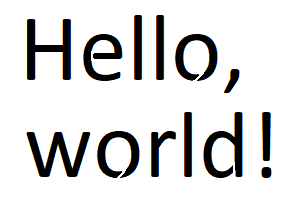
#> input picture code/fdtd-animate/images/Hello_world_orig.png, 300 x 200 px
$ python -i pyFDTD.py   (imports and definitions only)
#> lines starting #> are read from the running program, lines starting #| are printed output that depends on the picture

# [4 lines of commented-out code are left out]

import numpy as np
from PIL import Image
# import time

# Constants
PI = np.pi

# Start settings
NDIM = 2
NXYZ = [100, 150, 50]
X_STEP = 0.01
SRC_XYZ = [[0.25, 0.75, 0.1]]
REC_XYZ = [[0.75, 0.25, 0.2]]
SRC_TYPE_DEFAULT = "Gauss deriv 1"
C0 = 344
SIM_TIME = 0.01
PLOT_UPDATE_TIME = 0.01
PLOT_ITH_UPDATE = 1
DO_PLOT = True
DEBUG = False
DEBUG_PREFIX = ""

USE_SCIPY = True        # WARNING - set to False is limited and untested
USE_MATPLOTLIB = True

# If using scipy or not (for 2D convolve)
# [7 lines not run here, left out]

if USE_MATPLOTLIB:
    import matplotlib.pyplot as plt
    from matplotlib.colors import LinearSegmentedColormap

# TODO

# GIF
# - Test 3D vertical orientation
# - Do 1D
# - Add src/recs??
# Test 1D and 3D
# - Sim
# - 1D no negative component??
# - Mesh creating
# Plots:
# - Add src/rec labels
# - Add optional plotSliceHeight for 3D
# Do staggered mesh to grid
# Add proper examples
# Do proper readme
# Add more debug text?
# Improve mesh fix (diagonals causing dispersion??)
# Alter src/rec to a dict - e.g. srcXyz -> src['Xyz']

# Future:
# Filter surfaces
# Thread??

class pyFDTD:

    def __init__(self,
                 NDim=NDIM,
                 debug=DEBUG,
                 debugPrefix=DEBUG_PREFIX,
                 doPlot=DO_PLOT):

        # Init

        # No. dimensions, debug and plot modes
        self.NDim = NDim
        self.debugPrefix = debugPrefix
        self.debug = debug
        self.doPlot = doPlot

        # Update on debug
        self.printToDebug('__init__')

        # Define defaults
        self.setDefaults()

        # Set basic inputs
        self.setInputs()

        # Default empty mesh
        self.meshReset(doPrepareMesh=True)

        # Default source and receivers
        for src in SRC_XYZ:
            self.addSrc(src[0:self.NDim])
        for rec in REC_XYZ:
            self.addRec(rec[0:self.NDim])

    def setDefaults(self):

        # Update on debug
        self.printToDebug('setDefaults')

        # Defaults
        self.c                  = C0
        self.X                  = X_STEP
        self.t                  = SIM_TIME
        self.plotUpdateTime     = PLOT_UPDATE_TIME
        self.plotIthUpdate      = PLOT_ITH_UPDATE

        self.saveRecData        = False
        self.recDataFile        = 'recData.wav'
        self.fsOut              = None

        self.saveGif            = False
        self.gifFile            = 'gifOut.gif'
        self.gifFrameTime       = 40    # ms
        self.gifLoopNum         = 0
        self.gifArea            = None
        self.gifScale           = 1

        self.beta               = 0
        self.betaBorder         = 0
        self.betaType           = 'admittance'
        self.betaMode           = 'constant'
        self.cLims              = [-0.1, 0.1]
        self.c0                 = [1.0, 1.0, 1.0]
        self.c1                 = [0.0, 0.0, 1.0]
        self.c2                 = [1.0, 0.0, 0.0]
        self.da                 = 0
        self.db                 = 0
        self.dc                 = 0

        self.imageThreshold     = 0
        self.plotShowMask       = True
        self.plotMaskColInvert  = False
        self.plotShowColBar     = True
        self.plotShowSrc        = True
        self.plotShowRec        = True
        self.image              = None
        self.mesh               = None

        self.doSrcRecCoordsCheck \
                                = True

        self.srcXyz             = []
        self.recXyz             = []
        self.srcXyzDisc         = []
        self.recXyzDisc         = []
        self.srcData            = []
        self.recData            = []
        self.srcInd             = []
        self.recInd             = []
        self.srcFlatInd         = []
        self.recFlatInd         = []
        self.srcNodeType        = []
        self.recNodeType        = []
        self.srcAmp             = []
        self.recAmp             = []
        self.srcStrength        = []
        self.recStrength        = []
        self.srcT0              = []
        self.srcFreq            = []
        self.srcType            = []
        self.srcN               = len(self.srcXyz)
        self.recN               = len(self.recXyz)

        self.psn,   self.pon,   self.pgn    = None, None, None
        self.psn1,  self.psn2,  self.psn3   = None, None, None
        self.pon1,  self.pon2,  self.pon3   = None, None, None
        self.bp1_1, self.bp1_2, self.bp1_3  = None, None, None
        self.bm1 = None

        self.updatePlotThisLoop = None
        self.running            = False
        self.figNum             = None

        # Default grid size
        self.Nxyz = NXYZ[0:self.NDim]

        # Adjust colour plot limits according to No. dimensions
        cLimScale = (1/40)**(self.NDim-2)
        self.cLims = [cLim*cLimScale for cLim in self.cLims]

    # [149 lines left out: functions run, runSteps, runStep, not called in this run]

    def runReset(self):

        # Reset sim to beginning

        # Update on debug
        self.printToDebug('runReset')

        # Set pressure field to zeros
        self.pReset()

        # Reset all src/receiver data
        self.srcRecDataReset()

        # Clear plot
        #self.updatePlot(True)
        self.makePlot()

        # Reset loop count
        self.loopNum = 0

    def stop(self):

        # Stop sim

        # Update on debug
        self.printToDebug('stop')

        # Stop simulation
        self.running = False

    # [11 lines left out: function checkLoopNum, not called in this run]

    def setInputs(self):

        # Set the basic inputs

        # Update on debug
        self.printToDebug('setInputs')

        # Stop if basic inputs are redefined
        self.stop()

        # Courant No. and update coeffs
        self.courantNo()
        self.updateCoeffs()
        self.getConvMat()

        # Sample rate, time step, and new speed of sound
        self.fs = round(self.c/(self.lam*self.X))
        self.T = 1/self.fs
        self.c = self.X*self.lam/self.T

        # Size of space
        self.NDim = len(self.Nxyz)
        self.D = [(N-1)*self.X for N in self.Nxyz]
        # Total problem size
        self.Ntot = np.prod(self.Nxyz)

        # Number time steps
        self.Nt = int(np.ceil(self.t/self.T))

        # check coordinates of source/receivers
        if self.doSrcRecCoordsCheck:
            self.checkSrcRecCoords()

        # Set colour map
        self.setCMap()

    def courantNo(self):

        # Define Courant No.
        self.lam2 = [1-4*self.da, (1-8*self.da+16*self.da**2)/(2-4*self.db), \
            (1-12*self.da+48*self.da**2-64*self.da**3)/ \
                (3-12*self.db+16*self.dc)]
        self.lam2 = np.min(self.lam2[0:self.NDim])

        self.lam = np.sqrt(self.lam2)

    def updateCoeffs(self):

        # Calculate update coefficients
        dims = [0]*3
        for i in range(0,self.NDim):
            dims[i] = 1
        lambda2 = self.lam2
        self.d1 = lambda2*(1-2*(self.NDim-1)*self.db+dims[2]*4*self.dc)
        self.d2 = lambda2*(dims[1]*self.db-dims[2]*2*self.dc)
        self.d3 = lambda2*dims[2]*self.dc
        self.d4 = 2*(1-self.NDim*lambda2+ \
                     dims[1]*((self.NDim-1)**2+self.NDim-1)*self.db*lambda2- \
                     dims[2]*4*self.dc*lambda2)

    def getConvMat(self):

        # Make convolutin matrix
        if self.NDim == 1:
            self.a = np.zeros((3))
            self.a[[0,2]] = self.d1
            self.a[1] = self.d4
        elif self.NDim == 2:
            self.a = np.zeros((3,3))
            self.a[1,[0,2]] = self.d1
            self.a[[0,2],1] = self.d1
            self.a[[0,2],0] = self.d2
            self.a[[0,2],2] = self.d2
            self.a[1,1] = self.d4
        elif self.NDim == 3:
            self.a = np.zeros((3,3,3))
            self.a.flat[np.array([4,10,12,14,16,22])] = self.d1
            self.a.flat[np.arange(1,12,2)] = self.d2
            self.a.flat[np.arange(15,26,2)] = self.d2
            self.a.flat[np.array([0,2,6,8,18,20,24,26])] = self.d3
            self.a[1,1,1] = self.d4

    def checkSrcRecCoords(self):

        # Check source and receiver coordinates
        # Delete if outside area and move if not
        for i in range(0,self.srcN):
            ii = self.srcN-i-1  # Go backwards
            if not self.checkCoords(self.srcXyz[ii]):
                self.delSrc(ii)
            else:
                self.moveSrc(self.srcXyz[ii], ii)
        for i in range(0,self.recN):
            ii = self.recN-i-1  # Go backwards
            if not self.checkCoords(self.recXyz[ii]):
                self.delRec(ii)
            else:
                self.moveRec(self.recXyz[ii], ii)

    def checkCoords(self, xyz):

        # Check if coordinates are in range
        if len(xyz) != self.NDim:
            return False
        else:
            coordsCheck = True
            for i, x in enumerate(xyz):
                coordsCheck = coordsCheck and x >= 0 and x <= self.D[i]

        return coordsCheck

    def pReset(self):

        # Set pressure field to zeros
        self.p = np.zeros((self.Nxyz))
        self.pz = np.zeros((self.Nxyz))

    # [69 lines left out: function checkMesh, not called in this run]

    def prepareMesh(self, betaMode = None):

        # Update on debug
        self.printToDebug('prepareMesh')

        # Make update parameters for grid from numpy array
        # WARNING: by no means fool proof and/or well tested!!!

        # Admittance type
        if betaMode is None:
            betaMode = self.betaMode

        # Grid size (this should already have happened)
        self.Nxyz = list(self.mesh.shape)

        # Copy of input as zeros and ones
        nodes = (self.mesh>0).astype(int)

        # Dimensions
        dims = np.arange(self.NDim).astype(int)
        Ni = np.array(self.Nxyz).astype(int)

        # Empty lists
        self.pgn = np.empty((0)).astype(int)
        self.psn = np.empty((0)).astype(int)
        self.pon = np.empty((0)).astype(int)
        beta = np.empty((0))

        # Loop round dimensions
        for i in range(0,self.NDim):

            # Differences in positive and negative direction along i-th dimension
            diff1 = np.diff(nodes,n=1,append=1)
            diff2 = np.flip(np.diff(np.flip(nodes, axis=-1),n=1,append=1), axis=-1)

            # Flatten
            diff1 = diff1.flatten()
            diff2 = diff2.flatten()

            # Surface node indices
            self.psn1 = np.where(diff1==1)[0]
            self.psn2 = np.where(diff2==1)[0]

            # 'Opposite' node indices
            self.pon1 = self.psn1-1
            self.pon2 = self.psn2+1

            # # 'Ghost' node indices
            # pgn1 = np.where(diff1<0)[0]
            # pgn2 = np.where(diff2<0)[0]

            # 'Ghost' node indices
            pgn1 = self.psn1+1
            pgn2 = self.psn2-1

            # Ghosts
            # If surfaces were first or last and hence ghosts would be in a
            # different dimension(/column etc.)
            isFirstIndex = np.remainder(pgn1,Ni[-1])==0
            isLastIndex = np.remainder(self.psn2,Ni[-1])==0

            # Default to beta on border
            if hasattr(self.betaBorder, "__len__"):
                i1 = (dims[-1]*2)%len(self.betaBorder)
                i2 = (dims[-1]*2+1)%len(self.betaBorder)
                # Note switch in i1 and i2 as my 1s and 2s were defined the
                # other way round when I first wrote this
                betaBorder1 = self.betaBorder[i2]
                betaBorder2 = self.betaBorder[i1]
            else:
                betaBorder1 = self.betaBorder
                betaBorder2 = self.betaBorder
            beta1 = np.ones(len(pgn1))*betaBorder1
            beta2 = np.ones(len(pgn2))*betaBorder2

            # And then if not on border...
            if betaMode == 'constant':
                beta1[isFirstIndex==False] = self.beta
                beta2[isLastIndex==False] = self.beta
            elif betaMode == 'varying':
                # Admittance on ghost nodes
                inds = self.indFixDims(pgn1[isFirstIndex==False], Ni, dims)
                beta1[isFirstIndex==False] = 1-self.mesh.flat[inds]
                inds = self.indFixDims(pgn2[isLastIndex==False], Ni, dims)
                beta2[isLastIndex==False] = 1-self.mesh.flat[inds]
            # Get rid of ghosts at border
            pgn1 = pgn1[isFirstIndex==False]
            pgn2 = pgn2[isLastIndex==False]

            # Opposites
            # If surfaces were first or last and hence opposites would be in a
            # different dimension(/column etc.)
            isFirstIndex = np.remainder(self.psn1,Ni[-1])==0
            isLastIndex = np.remainder(self.pon2,Ni[-1])==0

            # Check nodes are in same dimension and an 'air' node
            ind_check = np.logical_or(isFirstIndex, nodes.flat[self.pon1]!=0)
            if ind_check.any():
                self.pon1 = self.pon1[ind_check==False]
                self.psn1 = self.psn1[ind_check==False]
                #pgn1 = pgn1[ind_check==False] # It's still a ghost node!
                beta1 = beta1[ind_check==False]
            ind_check = np.logical_or(isLastIndex, nodes.flat[self.pon2]!=0)
            if ind_check.any():
                #pgn2 = psn2[ind_check]
                self.pon2 = self.pon2[ind_check==False]
                self.psn2 = self.psn2[ind_check==False]
                #pgn2 = pgn2[ind_check==False] # It's still a ghost node!
                beta2 = beta2[ind_check==False]

            # Concatenate lists
            self.psn1 = np.append(self.psn1, self.psn2)
            self.pon1 = np.append(self.pon1, self.pon2)
            pgn1 = np.append(pgn1, pgn2)
            beta1 = np.append(beta1, beta2)

            # Convert to correct indices (to account for shifting dimensions at
            # beginning)
            self.psn1 = self.indFixDims(self.psn1, Ni, dims)
            self.pon1 = self.indFixDims(self.pon1, Ni, dims)
            pgn1 = self.indFixDims(pgn1, Ni, dims)

            # Add to lists
            self.psn = np.append(self.psn, self.psn1)
            self.pon = np.append(self.pon, self.pon1)
            self.pgn = np.append(self.pgn, pgn1)
            beta = np.append(beta, beta1)

            # shift dimensions
            oldDims = dims
            dims = np.roll(dims,1)
            Ni = np.roll(Ni,1)
            nodes = np.moveaxis(nodes,dims,oldDims)

        # Sort order
        indSort = np.argsort(self.psn)
        self.psn = self.psn[indSort]
        self.pon = self.pon[indSort]
        beta = beta[indSort]

        # Convert to admittance if beta values are NIAC
        if self.betaType == 'absorption':
            beta = self.abs2Admit(beta)

        # Only keep unique ghost nodes
        self.pgn = np.unique(self.pgn)

        # Find surfaces occuring 1-3 times
        psn_unique, psn_uni_n, psn_uni_count = np.unique(self.psn,
                                             return_index=True,
                                             return_counts=True)
        self.psn1 = psn_unique[psn_uni_count==1]
        self.psn2 = psn_unique[psn_uni_count==2]
        self.psn3 = psn_unique[psn_uni_count==3]

        # Find opposites and admittances - plain surfaces
        #Ns1 = psn1.size
        n = psn_uni_n[psn_uni_count==1]
        self.pon1 = self.pon[n]
        b1 = beta[n]

        # Find opposites and admittances - edges
        Ns2 = self.psn2.size
        self.pon2 = np.zeros((Ns2,2), dtype=int)
        b2 =  np.zeros((Ns2,2))
        for i in range(Ns2):
            n = np.where(self.psn==self.psn2[i])
            self.pon2[i,:] = self.pon[n]
            b2[i,:] = beta[n]

        # Find opposites and admittances - corners
        Ns3 = self.psn3.size
        self.pon3 = np.zeros((Ns3,3), dtype=int)
        b3 =  np.zeros((Ns3,3))
        for i in range(Ns3):
            n = np.where(self.psn==self.psn3[i])
            self.pon3[i,:] = self.pon[n]
            b3[i,:] = beta[n]

        # Concatenated surface pressures
        self.psn = np.concatenate((self.psn1,self.psn2,self.psn3))

        # Beta+1 and beta-1
        self.bp1_1 = self.lam*b1+1
        self.bp1_2 = self.lam*b2.sum(axis=-1)+1
        self.bp1_3 = self.lam*b3.sum(axis=-1)+1
        self.bm1 = np.concatenate((self.bp1_1,self.bp1_2,self.bp1_3))-2

        # Use inverse of beta+1s (avoids division)
        self.bp1_1 = 1/self.bp1_1
        self.bp1_2 = 1/self.bp1_2
        self.bp1_3 = 1/self.bp1_3

        # Another speed up alteration
        self.bm1 *= -1

        # Source on surface amplitude factor
        self.srcSurfAmp = [1]*self.srcN

        for i in range(self.srcN):
            # Flat index to source
            self.srcFlatInd[i] = np.ravel_multi_index(self.srcInd[i], self.Nxyz)
            # Find if on non-air node
            self.srcNodeType[i] = nodes.flat[self.srcFlatInd[i]]
            if self.srcNodeType[i]:
                # If src ind is on mesh (non-air) node then set to zero
                self.srcStrength[i] = 0
            else:
                # Otherwise find if on surface type
                n1 = self.srcFlatInd[i]==self.psn1
                n2 = self.srcFlatInd[i]==self.psn2
                n3 = self.srcFlatInd[i]==self.psn3
                if np.any(n1):
                    n1 = np.where(n1)[0][0]
                    self.srcSurfAmp[i] = 2/(1+b1[n1])
                elif np.any(n2):
                    n2 = np.where(n2)[0][0]
                    self.srcSurfAmp[i] = np.prod(2/(1+b2[n2,:]))
                elif np.any(n3):
                    n3 = np.where(n3)[0][0]
                    self.srcSurfAmp[i] = np.prod(2/(1+b3[n3,:]))
                # Source strength is amplitude and surface factor combined
                self.srcStrength[i] = self.srcAmp[i] * self.srcSurfAmp[i]

        # Receivers
        for i in range(self.recN):
            # Flat index
            self.recFlatInd[i] = np.ravel_multi_index(self.recInd[i], self.Nxyz)
            # Find node type
            self.recNodeType[i] = nodes.flat[self.recFlatInd[i]]
            # 'Strength'
            self.recStrength[i] = self.recAmp[i]

    # [39 lines left out: functions abs2Admit, srcOnMesh, recOnMesh, srcRecOnMesh, not called in this run]

    def indFixDims(self, inds, Ni, dims):

        # Shift dimensions of flat indices

        # Number of dimensions
        NDims = dims.size
        # Number of indices
        NInd = inds.size
        if NInd > 0:
            # Unflatten indices (as numpy array)
            inds = np.unravel_index(inds, Ni)
            inds = np.array(inds)
            # Shift dimensions
            invDims = [np.where(i==dims)[0][0] for i in range(NDims)]
            Ni = Ni[invDims]
            inds = inds[invDims,:]
            # Convert back to flat indices
            inds = np.ravel_multi_index(inds, Ni)

        return inds

    # [13 lines left out: function newEmptyMesh, not called in this run]

    def meshReset(self, doPrepareMesh=False):

        # Reset to blank mesh

        # Update on debug
        self.printToDebug('meshReset')

        #self.mesh = np.zeros((self.Nxyz), dtype=int)
        self.mesh = np.zeros((self.Nxyz))
        if doPrepareMesh:
            self.prepareMesh()

    def image2Mesh(self, threshold=None, addToPlot=True,
                   xMesh=None, yMesh=None, xOffset=0, yOffset=0):

        # Make binary (black and white) or greyscale version of mesh from image
        # 2D mesh is assumed

        # Update on debug
        self.printToDebug('image2Mesh')

        if threshold != None:
            self.imageThreshold = threshold

        # Get mesh from image

        if self.image is None:

            # Size of requested mesh
            if xMesh is None:   xMesh=self.Nxyz[0]
            if yMesh is None:   yMesh=self.Nxyz[1]

            # Make empty mesh if no image
            self.mesh = np.zeros((xMesh, yMesh))

        else:

            # Otherwise...

            # Size of image
            imX, imY = self.image.shape
            # Size of requested mesh
            if xMesh is None:   xMesh=imX
            if yMesh is None:   yMesh=imY

            # Opposite of image (white = 0, black = 255)
            self.mesh = 255-self.image

            # Make sure floats
            self.mesh = self.mesh.astype(float)

            # Set to zero if below threshold
            self.mesh[self.mesh <= 255*self.imageThreshold] = 0

            # # Scale if doing 'varying' or otherwise set rest to one
            # if self.betaMode == 'varying':
            #     self.mesh = self.mesh * 1/255
            # else:
            #     self.mesh[self.mesh > 255*self.imageThreshold] = 1

            # Now always do scaling so image doesn't get made binary
            self.mesh = self.mesh * 1/255

            # Pad/trim if not same size
            if xMesh!=imX or yMesh!=imY:
                # Size of new mesh
                if xMesh is None: xMesh = imX
                if yMesh is None: yMesh = imY
                # Start and end indices for new mesh
                x1 = max(xOffset,0)
                y1 = max(yOffset,0)
                x2 = min(imX+xOffset,xMesh)
                y2 = min(imY+yOffset,yMesh)
                # Start and end indices for original mesh
                x10 = -min(xOffset,0)
                y10 = -min(yOffset,0)
                x20 = min(xMesh-xOffset,imX)
                y20 = min(yMesh-yOffset,imY)
                # Make new blank mesh and add pad/trimmed orig
                meshOrig = self.mesh
                self.mesh = np.zeros((xMesh,yMesh))
                self.mesh[x1:x2,y1:y2] = meshOrig[x10:x20,y10:y20]

        # Set sim to match new mesh size
        self.Nxyz = list(self.mesh.shape)

        # Add to plot
        if addToPlot:
            self.updatePlotMask()

    # [8 lines left out: function repDecMesh, not called in this run]

    def updateWithImage(self):

        # Make new mesh array but don't plot
        self.image2Mesh(addToPlot=False)
        # Reset inputs
        self.setInputs()
        # Reset pressures etc..
        self.runReset()
        # Add mesh array to plot
        self.updatePlotMask()

    def loadImage(self, file, doReset=True, sizeLimits = None):

        # Update on debug
#> called with file = '../images/Hello_world_orig.png', doReset = True
        self.printToDebug('loadImage')

        # Load image from file (as normalised greyscale)
        self.image = Image.open(file).convert('L')
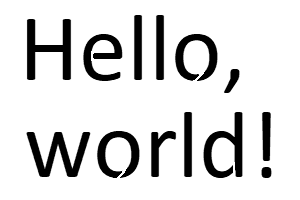
#> self.image: PIL image 300x200 L; min 0, max 255, mean 218.3
        # Convert to numpy array and flip to account for direction in
        # 'vertical' data
        self.image = np.asarray(self.image)
        self.image = np.flip(self.image, axis=0)
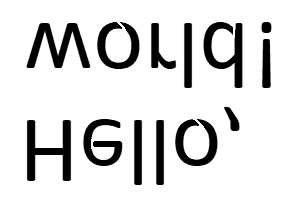
#> self.image: shape (200, 300); min 0, max 255, mean 218.3
        # Clear mesh
        self.mesh = None

        if not sizeLimits is None:
            # If size limits then check if needs trimming/padding
            self.image, isAltered = self.padOrTrim(self.image, sizeLimits, 255)
        else:
            isAltered = False

        # Reset everything to take in to account new grid size
        if doReset:
           self.updateWithImage()
#> (the rest of the program and of its run is left out)
